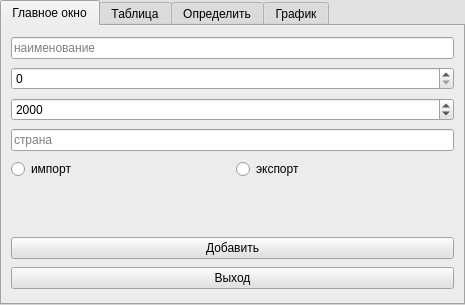
<?xml version="1.0" encoding="UTF-8"?>
<ui version="4.0">
 <class>MainWin</class>
 <widget class="QWidget" name="MainWin">
  <property name="windowModality">
   <enum>Qt::WindowModal</enum>
  </property>
  <property name="geometry">
   <rect>
    <x>0</x>
    <y>0</y>
    <width>465</width>
    <height>305</height>
   </rect>
  </property>
  <property name="sizePolicy">
   <sizepolicy hsizetype="Fixed" vsizetype="Fixed">
    <horstretch>0</horstretch>
    <verstretch>0</verstretch>
   </sizepolicy>
  </property>
  <property name="maximumSize">
   <size>
    <width>500</width>
    <height>500</height>
   </size>
  </property>
  <property name="palette">
   <palette>
    <active>
     <colorrole role="WindowText">
      <brush brushstyle="SolidPattern">
       <color alpha="255">
        <red>0</red>
        <green>0</green>
        <blue>0</blue>
       </color>
      </brush>
     </colorrole>
     <colorrole role="Button">
      <brush brushstyle="SolidPattern">
       <color alpha="255">
        <red>225</red>
        <green>225</green>
        <blue>225</blue>
       </color>
      </brush>
     </colorrole>
     <colorrole role="Light">
      <brush brushstyle="SolidPattern">
       <color alpha="255">
        <red>255</red>
        <green>255</green>
        <blue>255</blue>
       </color>
      </brush>
     </colorrole>
     <colorrole role="Midlight">
      <brush brushstyle="SolidPattern">
       <color alpha="255">
        <red>240</red>
        <green>240</green>
        <blue>240</blue>
       </color>
      </brush>
     </colorrole>
     <colorrole role="Dark">
      <brush brushstyle="SolidPattern">
       <color alpha="255">
        <red>112</red>
        <green>112</green>
        <blue>112</blue>
       </color>
      </brush>
     </colorrole>
     <colorrole role="Mid">
      <brush brushstyle="SolidPattern">
       <color alpha="255">
        <red>150</red>
        <green>150</green>
        <blue>150</blue>
       </color>
      </brush>
     </colorrole>
     <colorrole role="Text">
      <brush brushstyle="SolidPattern">
       <color alpha="255">
        <red>0</red>
        <green>0</green>
        <blue>0</blue>
       </color>
      </brush>
     </colorrole>
     <colorrole role="BrightText">
      <brush brushstyle="SolidPattern">
       <color alpha="255">
        <red>255</red>
        <green>255</green>
        <blue>255</blue>
       </color>
      </brush>
     </colorrole>
     <colorrole role="ButtonText">
      <brush brushstyle="SolidPattern">
       <color alpha="255">
        <red>0</red>
        <green>0</green>
        <blue>0</blue>
       </color>
      </brush>
     </colorrole>
     <colorrole role="Base">
      <brush brushstyle="SolidPattern">
       <color alpha="255">
        <red>255</red>
        <green>255</green>
        <blue>255</blue>
       </color>
      </brush>
     </colorrole>
     <colorrole role="Window">
      <brush brushstyle="SolidPattern">
       <color alpha="255">
        <red>225</red>
        <green>225</green>
        <blue>225</blue>
       </color>
      </brush>
     </colorrole>
     <colorrole role="Shadow">
      <brush brushstyle="SolidPattern">
       <color alpha="255">
        <red>0</red>
        <green>0</green>
        <blue>0</blue>
       </color>
      </brush>
     </colorrole>
     <colorrole role="AlternateBase">
      <brush brushstyle="SolidPattern">
       <color alpha="255">
        <red>240</red>
        <green>240</green>
        <blue>240</blue>
       </color>
      </brush>
     </colorrole>
     <colorrole role="ToolTipBase">
      <brush brushstyle="SolidPattern">
       <color alpha="255">
        <red>255</red>
        <green>255</green>
        <blue>220</blue>
       </color>
      </brush>
     </colorrole>
     <colorrole role="ToolTipText">
      <brush brushstyle="SolidPattern">
       <color alpha="255">
        <red>0</red>
        <green>0</green>
        <blue>0</blue>
       </color>
      </brush>
     </colorrole>
     <colorrole role="PlaceholderText">
      <brush brushstyle="SolidPattern">
       <color alpha="128">
        <red>0</red>
        <green>0</green>
        <blue>0</blue>
       </color>
      </brush>
     </colorrole>
    </active>
    <inactive>
     <colorrole role="WindowText">
      <brush brushstyle="SolidPattern">
       <color alpha="255">
        <red>0</red>
        <green>0</green>
        <blue>0</blue>
       </color>
      </brush>
     </colorrole>
     <colorrole role="Button">
      <brush brushstyle="SolidPattern">
       <color alpha="255">
        <red>225</red>
        <green>225</green>
        <blue>225</blue>
       </color>
      </brush>
     </colorrole>
     <colorrole role="Light">
      <brush brushstyle="SolidPattern">
       <color alpha="255">
        <red>255</red>
        <green>255</green>
        <blue>255</blue>
       </color>
      </brush>
     </colorrole>
     <colorrole role="Midlight">
      <brush brushstyle="SolidPattern">
       <color alpha="255">
        <red>240</red>
        <green>240</green>
        <blue>240</blue>
       </color>
      </brush>
     </colorrole>
     <colorrole role="Dark">
      <brush brushstyle="SolidPattern">
       <color alpha="255">
        <red>112</red>
        <green>112</green>
        <blue>112</blue>
       </color>
      </brush>
     </colorrole>
     <colorrole role="Mid">
      <brush brushstyle="SolidPattern">
       <color alpha="255">
        <red>150</red>
        <green>150</green>
        <blue>150</blue>
       </color>
      </brush>
     </colorrole>
     <colorrole role="Text">
      <brush brushstyle="SolidPattern">
       <color alpha="255">
        <red>0</red>
        <green>0</green>
        <blue>0</blue>
       </color>
      </brush>
     </colorrole>
     <colorrole role="BrightText">
      <brush brushstyle="SolidPattern">
       <color alpha="255">
        <red>255</red>
        <green>255</green>
        <blue>255</blue>
       </color>
      </brush>
     </colorrole>
     <colorrole role="ButtonText">
      <brush brushstyle="SolidPattern">
       <color alpha="255">
        <red>0</red>
        <green>0</green>
        <blue>0</blue>
       </color>
      </brush>
     </colorrole>
     <colorrole role="Base">
      <brush brushstyle="SolidPattern">
       <color alpha="255">
        <red>255</red>
        <green>255</green>
        <blue>255</blue>
       </color>
      </brush>
     </colorrole>
     <colorrole role="Window">
      <brush brushstyle="SolidPattern">
       <color alpha="255">
        <red>225</red>
        <green>225</green>
        <blue>225</blue>
       </color>
      </brush>
     </colorrole>
     <colorrole role="Shadow">
      <brush brushstyle="SolidPattern">
       <color alpha="255">
        <red>0</red>
        <green>0</green>
        <blue>0</blue>
       </color>
      </brush>
     </colorrole>
     <colorrole role="AlternateBase">
      <brush brushstyle="SolidPattern">
       <color alpha="255">
        <red>240</red>
        <green>240</green>
        <blue>240</blue>
       </color>
      </brush>
     </colorrole>
     <colorrole role="ToolTipBase">
      <brush brushstyle="SolidPattern">
       <color alpha="255">
        <red>255</red>
        <green>255</green>
        <blue>220</blue>
       </color>
      </brush>
     </colorrole>
     <colorrole role="ToolTipText">
      <brush brushstyle="SolidPattern">
       <color alpha="255">
        <red>0</red>
        <green>0</green>
        <blue>0</blue>
       </color>
      </brush>
     </colorrole>
     <colorrole role="PlaceholderText">
      <brush brushstyle="SolidPattern">
       <color alpha="128">
        <red>0</red>
        <green>0</green>
        <blue>0</blue>
       </color>
      </brush>
     </colorrole>
    </inactive>
    <disabled>
     <colorrole role="WindowText">
      <brush brushstyle="SolidPattern">
       <color alpha="255">
        <red>112</red>
        <green>112</green>
        <blue>112</blue>
       </color>
      </brush>
     </colorrole>
     <colorrole role="Button">
      <brush brushstyle="SolidPattern">
       <color alpha="255">
        <red>225</red>
        <green>225</green>
        <blue>225</blue>
       </color>
      </brush>
     </colorrole>
     <colorrole role="Light">
      <brush brushstyle="SolidPattern">
       <color alpha="255">
        <red>255</red>
        <green>255</green>
        <blue>255</blue>
       </color>
      </brush>
     </colorrole>
     <colorrole role="Midlight">
      <brush brushstyle="SolidPattern">
       <color alpha="255">
        <red>240</red>
        <green>240</green>
        <blue>240</blue>
       </color>
      </brush>
     </colorrole>
     <colorrole role="Dark">
      <brush brushstyle="SolidPattern">
       <color alpha="255">
        <red>112</red>
        <green>112</green>
        <blue>112</blue>
       </color>
      </brush>
     </colorrole>
     <colorrole role="Mid">
      <brush brushstyle="SolidPattern">
       <color alpha="255">
        <red>150</red>
        <green>150</green>
        <blue>150</blue>
       </color>
      </brush>
     </colorrole>
     <colorrole role="Text">
      <brush brushstyle="SolidPattern">
       <color alpha="255">
        <red>112</red>
        <green>112</green>
        <blue>112</blue>
       </color>
      </brush>
     </colorrole>
     <colorrole role="BrightText">
      <brush brushstyle="SolidPattern">
       <color alpha="255">
        <red>255</red>
        <green>255</green>
        <blue>255</blue>
       </color>
      </brush>
     </colorrole>
     <colorrole role="ButtonText">
      <brush brushstyle="SolidPattern">
       <color alpha="255">
        <red>112</red>
        <green>112</green>
        <blue>112</blue>
       </color>
      </brush>
     </colorrole>
     <colorrole role="Base">
      <brush brushstyle="SolidPattern">
       <color alpha="255">
        <red>225</red>
        <green>225</green>
        <blue>225</blue>
       </color>
      </brush>
     </colorrole>
     <colorrole role="Window">
      <brush brushstyle="SolidPattern">
       <color alpha="255">
        <red>225</red>
        <green>225</green>
        <blue>225</blue>
       </color>
      </brush>
     </colorrole>
     <colorrole role="Shadow">
      <brush brushstyle="SolidPattern">
       <color alpha="255">
        <red>0</red>
        <green>0</green>
        <blue>0</blue>
       </color>
      </brush>
     </colorrole>
     <colorrole role="AlternateBase">
      <brush brushstyle="SolidPattern">
       <color alpha="255">
        <red>225</red>
        <green>225</green>
        <blue>225</blue>
       </color>
      </brush>
     </colorrole>
     <colorrole role="ToolTipBase">
      <brush brushstyle="SolidPattern">
       <color alpha="255">
        <red>255</red>
        <green>255</green>
        <blue>220</blue>
       </color>
      </brush>
     </colorrole>
     <colorrole role="ToolTipText">
      <brush brushstyle="SolidPattern">
       <color alpha="255">
        <red>0</red>
        <green>0</green>
        <blue>0</blue>
       </color>
      </brush>
     </colorrole>
     <colorrole role="PlaceholderText">
      <brush brushstyle="SolidPattern">
       <color alpha="128">
        <red>0</red>
        <green>0</green>
        <blue>0</blue>
       </color>
      </brush>
     </colorrole>
    </disabled>
   </palette>
  </property>
  <property name="windowTitle">
   <string>MainWin</string>
  </property>
  <property name="styleSheet">
   <string notr="true">font: 10pt &quot;Leelawadee UI&quot;;

</string>
  </property>
  <layout class="QVBoxLayout" name="verticalLayout">
   <property name="leftMargin">
    <number>0</number>
   </property>
   <property name="topMargin">
    <number>0</number>
   </property>
   <property name="rightMargin">
    <number>0</number>
   </property>
   <property name="bottomMargin">
    <number>0</number>
   </property>
   <item>
    <widget class="QTabWidget" name="tabWidget">
     <property name="sizePolicy">
      <sizepolicy hsizetype="Preferred" vsizetype="Expanding">
       <horstretch>0</horstretch>
       <verstretch>0</verstretch>
      </sizepolicy>
     </property>
     <property name="palette">
      <palette>
       <active/>
       <inactive/>
       <disabled/>
      </palette>
     </property>
     <property name="autoFillBackground">
      <bool>false</bool>
     </property>
     <property name="currentIndex">
      <number>0</number>
     </property>
     <widget class="QWidget" name="main">
      <attribute name="title">
       <string>Главное окно</string>
      </attribute>
      <layout class="QVBoxLayout" name="verticalLayout_5">
       <item>
        <widget class="QLineEdit" name="name_ed">
         <property name="placeholderText">
          <string>наименование</string>
         </property>
        </widget>
       </item>
       <item>
        <widget class="QSpinBox" name="vol_ed">
         <property name="specialValueText">
          <string>0</string>
         </property>
         <property name="maximum">
          <number>1000</number>
         </property>
        </widget>
       </item>
       <item>
        <widget class="QSpinBox" name="year_ed">
         <property name="specialValueText">
          <string>2000</string>
         </property>
         <property name="minimum">
          <number>1000</number>
         </property>
         <property name="maximum">
          <number>2021</number>
         </property>
         <property name="value">
          <number>2000</number>
         </property>
        </widget>
       </item>
       <item>
        <widget class="QLineEdit" name="country_ed">
         <property name="placeholderText">
          <string>страна</string>
         </property>
        </widget>
       </item>
       <item>
        <layout class="QHBoxLayout" name="horizontalLayout_4">
         <property name="bottomMargin">
          <number>50</number>
         </property>
         <item>
          <widget class="QRadioButton" name="imp_ed">
           <property name="text">
            <string>импорт</string>
           </property>
          </widget>
         </item>
         <item>
          <widget class="QRadioButton" name="exp_ed">
           <property name="text">
            <string>экспорт</string>
           </property>
          </widget>
         </item>
        </layout>
       </item>
       <item>
        <widget class="QPushButton" name="add_but">
         <property name="sizePolicy">
          <sizepolicy hsizetype="Expanding" vsizetype="Fixed">
           <horstretch>0</horstretch>
           <verstretch>0</verstretch>
          </sizepolicy>
         </property>
         <property name="maximumSize">
          <size>
           <width>16777215</width>
           <height>16777215</height>
          </size>
         </property>
         <property name="text">
          <string>Добавить</string>
         </property>
        </widget>
       </item>
       <item>
        <widget class="QPushButton" name="exit_but">
         <property name="sizePolicy">
          <sizepolicy hsizetype="Expanding" vsizetype="Fixed">
           <horstretch>0</horstretch>
           <verstretch>0</verstretch>
          </sizepolicy>
         </property>
         <property name="styleSheet">
          <string notr="true"/>
         </property>
         <property name="text">
          <string>Выход</string>
         </property>
        </widget>
       </item>
      </layout>
     </widget>
     <widget class="QWidget" name="tab">
      <attribute name="title">
       <string>Таблица</string>
      </attribute>
      <layout class="QVBoxLayout" name="verticalLayout_2">
       <item>
        <widget class="QTableWidget" name="table">
         <property name="contextMenuPolicy">
          <enum>Qt::ActionsContextMenu</enum>
         </property>
         <property name="styleSheet">
          <string/>
         </property>
         <property name="editTriggers">
          <set>QAbstractItemView::NoEditTriggers</set>
         </property>
         <property name="tabKeyNavigation">
          <bool>false</bool>
         </property>
         <property name="showDropIndicator" stdset="0">
          <bool>false</bool>
         </property>
         <property name="dragEnabled">
          <bool>false</bool>
         </property>
         <property name="dragDropOverwriteMode">
          <bool>false</bool>
         </property>
         <property name="dragDropMode">
          <enum>QAbstractItemView::NoDragDrop</enum>
         </property>
         <property name="selectionBehavior">
          <enum>QAbstractItemView::SelectRows</enum>
         </property>
         <property name="gridStyle">
          <enum>Qt::DashLine</enum>
         </property>
         <property name="cornerButtonEnabled">
          <bool>false</bool>
         </property>
         <property name="rowCount">
          <number>0</number>
         </property>
         <property name="columnCount">
          <number>5</number>
         </property>
         <attribute name="horizontalHeaderMinimumSectionSize">
          <number>20</number>
         </attribute>
         <attribute name="horizontalHeaderDefaultSectionSize">
          <number>20</number>
         </attribute>
         <column/>
         <column/>
         <column/>
         <column/>
         <column/>
        </widget>
       </item>
       <item>
        <layout class="QHBoxLayout" name="horizontalLayout_5">
         <item>
          <widget class="QPushButton" name="del_but">
           <property name="enabled">
            <bool>true</bool>
           </property>
           <property name="text">
            <string>Удалить</string>
           </property>
          </widget>
         </item>
        </layout>
       </item>
      </layout>
     </widget>
     <widget class="QWidget" name="Def">
      <attribute name="title">
       <string>Определить</string>
      </attribute>
      <layout class="QVBoxLayout" name="verticalLayout_3">
       <item>
        <layout class="QHBoxLayout" name="horizontalLayout">
         <item>
          <widget class="QPushButton" name="define_but">
           <property name="enabled">
            <bool>true</bool>
           </property>
           <property name="sizePolicy">
            <sizepolicy hsizetype="Preferred" vsizetype="Preferred">
             <horstretch>0</horstretch>
             <verstretch>0</verstretch>
            </sizepolicy>
           </property>
           <property name="text">
            <string>Определить...</string>
           </property>
          </widget>
         </item>
         <item>
          <widget class="QComboBox" name="define_box">
           <property name="enabled">
            <bool>true</bool>
           </property>
           <property name="sizePolicy">
            <sizepolicy hsizetype="Preferred" vsizetype="Preferred">
             <horstretch>0</horstretch>
             <verstretch>0</verstretch>
            </sizepolicy>
           </property>
           <property name="toolTip">
            <string/>
           </property>
           <property name="accessibleName">
            <string/>
           </property>
           <property name="inputMethodHints">
            <set>Qt::ImhNone</set>
           </property>
           <property name="editable">
            <bool>false</bool>
           </property>
           <property name="currentText">
            <string/>
           </property>
           <property name="currentIndex">
            <number>-1</number>
           </property>
           <item>
            <property name="text">
             <string>все товары (импорт) и суммарный объём сделок</string>
            </property>
           </item>
           <item>
            <property name="text">
             <string>страну с наибольшим объёмом экспорта</string>
            </property>
           </item>
           <item>
            <property name="text">
             <string>все страны (импорт) и объём сделок в каждом случае</string>
            </property>
           </item>
          </widget>
         </item>
        </layout>
       </item>
       <item>
        <layout class="QHBoxLayout" name="horizontalLayout_2">
         <item>
          <widget class="QLabel" name="def_lab">
           <property name="text">
            <string/>
           </property>
           <property name="alignment">
            <set>Qt::AlignCenter</set>
           </property>
          </widget>
         </item>
         <item>
          <widget class="QComboBox" name="cho_define">
           <property name="enabled">
            <bool>true</bool>
           </property>
           <property name="sizePolicy">
            <sizepolicy hsizetype="Preferred" vsizetype="Preferred">
             <horstretch>0</horstretch>
             <verstretch>0</verstretch>
            </sizepolicy>
           </property>
           <property name="toolTip">
            <string/>
           </property>
           <property name="accessibleName">
            <string/>
           </property>
           <property name="inputMethodHints">
            <set>Qt::ImhNone</set>
           </property>
           <property name="editable">
            <bool>false</bool>
           </property>
           <property name="currentText">
            <string/>
           </property>
           <property name="currentIndex">
            <number>-1</number>
           </property>
          </widget>
         </item>
        </layout>
       </item>
       <item>
        <widget class="QTextEdit" name="textEdit">
         <property name="readOnly">
          <bool>true</bool>
         </property>
        </widget>
       </item>
      </layout>
     </widget>
     <widget class="QWidget" name="Graf">
      <attribute name="title">
       <string>График</string>
      </attribute>
      <layout class="QVBoxLayout" name="verticalLayout_4">
       <item>
        <layout class="QHBoxLayout" name="horizontalLayout_3">
         <property name="sizeConstraint">
          <enum>QLayout::SetFixedSize</enum>
         </property>
         <item>
          <widget class="QComboBox" name="chart_box">
           <property name="enabled">
            <bool>true</bool>
           </property>
           <property name="sizePolicy">
            <sizepolicy hsizetype="Preferred" vsizetype="Preferred">
             <horstretch>0</horstretch>
             <verstretch>0</verstretch>
            </sizepolicy>
           </property>
           <property name="placeholderText">
            <string>Выберите товар</string>
           </property>
          </widget>
         </item>
         <item>
          <widget class="QPushButton" name="chart_but">
           <property name="enabled">
            <bool>true</bool>
           </property>
           <property name="sizePolicy">
            <sizepolicy hsizetype="Preferred" vsizetype="Preferred">
             <horstretch>0</horstretch>
             <verstretch>0</verstretch>
            </sizepolicy>
           </property>
           <property name="toolTip">
            <string/>
           </property>
           <property name="text">
            <string>Построить</string>
           </property>
          </widget>
         </item>
        </layout>
       </item>
       <item>
        <widget class="qcustomplot" name="chart" native="true">
         <property name="enabled">
          <bool>true</bool>
         </property>
         <property name="sizePolicy">
          <sizepolicy hsizetype="Expanding" vsizetype="Expanding">
           <horstretch>0</horstretch>
           <verstretch>0</verstretch>
          </sizepolicy>
         </property>
        </widget>
       </item>
      </layout>
     </widget>
    </widget>
   </item>
  </layout>
 </widget>
 <customwidgets>
  <customwidget>
   <class>qcustomplot</class>
   <extends>QWidget</extends>
   <header location="global">qcustomplot.h</header>
   <container>1</container>
  </customwidget>
 </customwidgets>
 <resources/>
 <connections/>
</ui>
